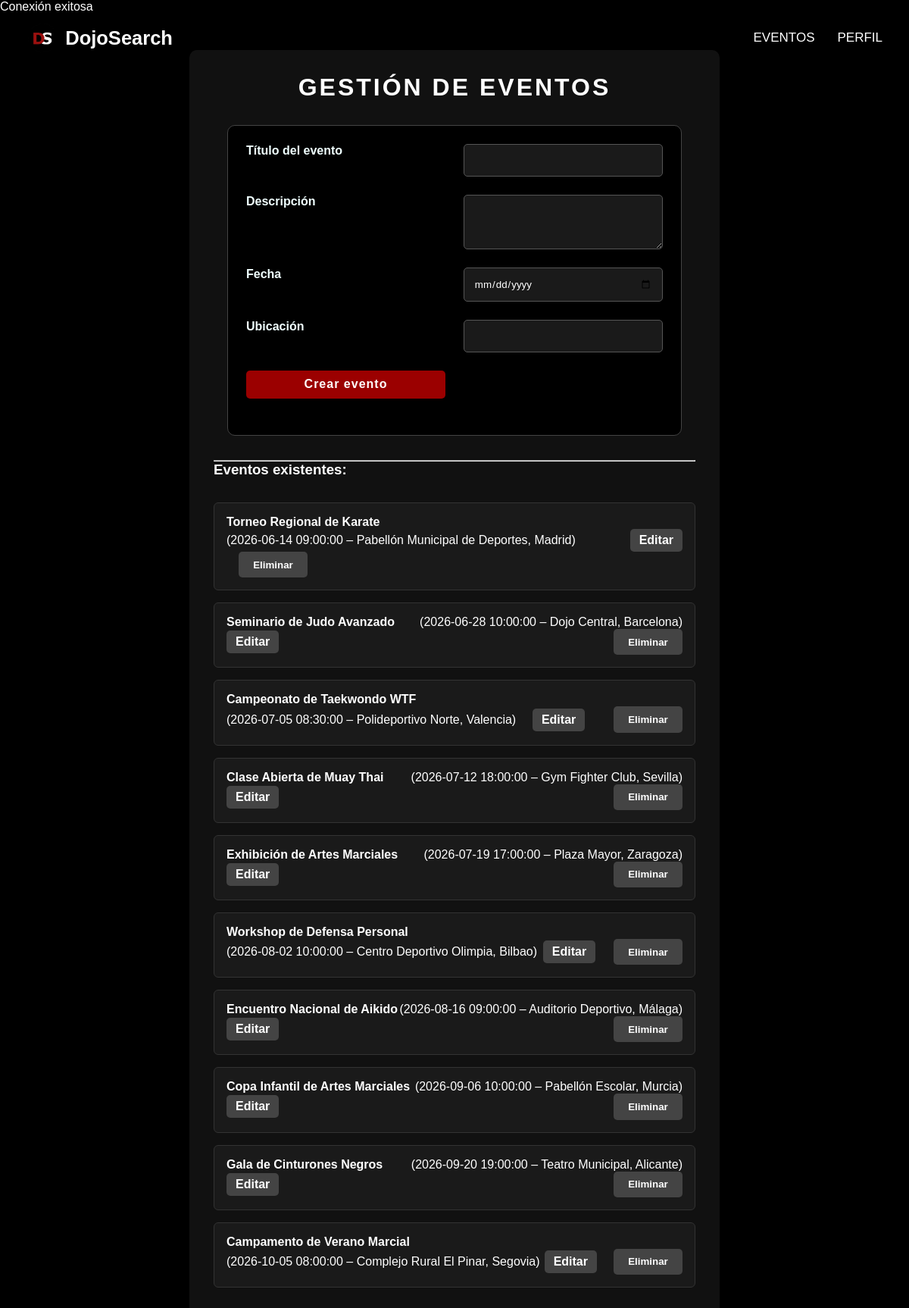
Page /views/php/manageEvents.php (signed in) on the committed database.
### tables this page shows
CREATE TABLE IF NOT EXISTS events (
    id          INT UNSIGNED    NOT NULL AUTO_INCREMENT,
    name        VARCHAR(150)    NOT NULL,
    description TEXT            NULL,
    date        DATETIME        NOT NULL,
    location    VARCHAR(200)    NULL,
    PRIMARY KEY (id)
);

### controllers/EventController.php (called while the page is built, shortened)
<?php
class EventController
{
    private $conn;
    public function __construct($conn)
    {
        $this->conn = $conn;
    }
    public function getAllEvents()
    {
        try {
            $stmt = $this->conn->prepare("SELECT * FROM events ORDER BY date ASC");
            $stmt->execute();
            return $stmt->fetchAll(PDO::FETCH_ASSOC);
        } catch (PDOException $e) {
            return [];
        }
    }
}

### views/php/manageEvents.php (the view, shortened to what this page needs)
<?php
require_once '../../controllers/UserController.php';
require_once '../../controllers/EventController.php';
$controller = new EventController($conn);
$eventos = $controller->getAllEvents();
$eventoEditar = null;
?>
<!DOCTYPE html>
<html lang="es">
<head>
    <link rel="stylesheet" href="../assets/css/style.css">
    <link rel="stylesheet" href="../assets/css/profile.css">
</head>
<body>
    <div class="profile-container">
        <h2 class="section-title">Gestión de Eventos</h2>
  <form action="/../../controllers/EventController.php" method="POST" class="form-evento">
    <div class="form-group">
        <label for="name" style="color: azure;">Título del evento</label>
        <input type="text" id="name" name="name" required value="<?php echo $eventoEditar['name'] ?? ''; ?>">
    </div>
    <div class="form-group">
        <label for="description" style="color: azure;">Descripción</label>
        <textarea id="description" name="description" rows="3" required><?php echo $eventoEditar['description'] ?? ''; ?></textarea>
    </div>
    <div class="form-group">
        <label for="date" style="color: azure;">Fecha</label>
        <input type="date" id="date" name="date" required value="<?php echo $eventoEditar['date'] ?? ''; ?>">
    </div>
    <div class="form-group">
        <label for="location" style="color: azure;">Ubicación</label>
        <input type="text" id="location" name="location" required value="<?php echo $eventoEditar['location'] ?? ''; ?>">
    </div>
    <div class="form-group">
        <button type="submit" class="btn-save">
            <?php echo $eventoEditar ? 'Actualizar evento' : 'Crear evento'; ?>
        </button>
    </div>
</form>
        <hr>
        <h3>Eventos existentes:</h3>
        <?php if (!empty($eventos)): ?>
            <ul class="event-list">
                <?php foreach ($eventos as $event): ?>
    <li>
        <strong><?php echo htmlspecialchars($event['name']); ?></strong>
        (<?php echo $event['date']; ?> – <?php echo $event['location']; ?>)
        <a href="./manageEvents.php?id=<?php echo $event['id']; ?>" class="btn-edit">Editar</a>
        <form action="/../../controllers/EventController.php" method="POST" style="display:inline;">
            <button type="submit" class="btn-delete" onclick="return confirm('¿Seguro que quieres eliminar este evento?');">Eliminar</button>
        </form>
    </li>
<?php endforeach; ?>
            </ul>
        <?php else: ?>
            <p>No hay eventos registrados aún.</p>
        <?php endif; ?>
    </div>
</body>
<div id="navbar">
    <div class="logo-container">
        <a href="../php/index.php" class="logo-link">
            <img src="../assets/images/logoDS.png" alt="Logo" class="logo" />
            <h2>DojoSearch</h2>
        </a>
    </div>
    <nav class="nav-menu">
        <a href="../php/events.php">EVENTOS</a>
        <a href="<?php echo isset($_SESSION['user']) ? ($_SESSION['user']['is_admin'] ? 'userAdmin.php' : 'userUser.php') : 'login.php'; ?>">PERFIL</a>
    </nav>
</div>
</html>

### views/assets/css/style.css (style rules this page uses)
* { margin: 0; padding: 0; box-sizing: border-box; }
body { font-family: Arial, sans-serif; color: #000; background-color: black !important; }
html, body { display: flex; flex-direction: column; }
#navbar { position: fixed; top: 0; width: 100%; display: flex; justify-content: space-between; align-items: center; padding: 15px 20px; z-index: 1000; background-color: transparent; transition: top 0.3s; }
.logo-container { display: flex; align-items: center; text-decoration: none; }
.logo-container img { height: 40px; margin-right: 10px; }
.logo-container h2 { margin: 0; font-size: 1.5em; color: white; }
.logo-container a { text-decoration: none; display: flex; align-items: center; }
.logo-container a::after { display: none; }
#navbar h2 { margin: 0; font-size: 1.5em; color: white; }
.nav-menu { display: flex; align-items: center; }
#navbar a { color: white; text-decoration: none; padding: 15px; font-size: 17px; position: relative; }
#navbar a::after { content: ""; position: absolute; left: 50%; bottom: -1px; width: 0%; height: 3px; background-color: #7e0000; transition: width 0.3s ease, left 0.3s ease; }
.section-title { color: #fff; font-family: 'Bebas Neue', sans-serif; font-size: 3.5rem; line-height: 1.1; margin: 0 auto 2rem; max-width: 800px; text-transform: uppercase; }
.section-title { font-family: 'Bebas Neue', sans-serif; color: #fff; font-size: 3.2rem; letter-spacing: 3px; margin-bottom: 1rem; text-transform: uppercase; }
.form-group { display: grid; grid-template-columns: 1fr 1fr; gap: 1.5rem; margin-bottom: 1.5rem; }
input, textarea { width: 100%; padding: 12px; background: rgba(255, 255, 255, 0.05); border: 1px solid rgba(255, 255, 255, 0.1); color: #fff; border-radius: 8px; font-family: inherit; transition: all 0.3s ease; }
textarea { resize: vertical; }
.form-evento { max-width: 600px; margin: 2rem auto; padding: 1.5rem; background-color: #000; color: white; border: 1px solid #444; border-radius: 10px; }
.form-group { margin-bottom: 1.5rem; }
.form-group label { display: block; margin-bottom: 0.5rem; color: white; font-weight: bold; }
.form-group input, .form-group textarea { width: 100%; padding: 10px; background-color: #1a1a1a; border: 1px solid #555; color: white; border-radius: 5px; }
.form-group input::placeholder, .form-group textarea::placeholder { color: #ccc; }
.btn-save { background-color: #9b0000; color: white; padding: 0.7rem 1.5rem; border: none; border-radius: 5px; cursor: pointer; font-weight: bold; }

### views/assets/css/profile.css (style rules this page uses)
.profile-container { max-width: 1200px; width: 100%; margin: 0 auto; padding: 0 20px; }
.form-group { margin-bottom: 1.5rem; }
.btn-cancel, .btn-save { padding: 0.5rem 1.5rem; border-radius: 5px; font-family: 'Bebas Neue', sans-serif; font-size: 1rem; letter-spacing: 1px; cursor: pointer; transition: all 0.3s ease; }
.btn-save { background: #7e0000; color: #fff; border: none; }
body { background-color: #000; color: white; font-family: 'Montserrat', sans-serif; }
.profile-container { max-width: 700px; margin: 3rem auto; padding: 2rem; background-color: #111; border-radius: 10px; }
.section-title { text-align: center; font-size: 2rem; color: white; margin-bottom: 2rem; }
.form-evento .form-group { margin-bottom: 1.5rem; }
.form-evento label { display: block; margin-bottom: 0.5rem; color: white; font-weight: 600; }
.form-evento input, .form-evento textarea { width: 100%; padding: 0.8rem; background-color: #1a1a1a; border: 1px solid #555; border-radius: 5px; color: white; }
.form-evento input::placeholder, .form-evento textarea::placeholder { color: #aaa; }
.btn-save, .btn-delete { padding: 0.6rem 1.2rem; border: none; border-radius: 5px; font-weight: bold; cursor: pointer; }
.btn-save { background-color: #9b0000; color: white; }
.btn-delete { background-color: #444; color: white; margin-left: 1rem; }
.event-list { list-style: none; padding-left: 0; margin-top: 2rem; }
.event-list li { background-color: #1a1a1a; border: 1px solid #333; padding: 1rem; margin-bottom: 1rem; border-radius: 6px; color: white; display: flex; justify-content: space-between; align-items: center; flex-wrap: wrap; }
.btn-edit { background-color: #444; color: #fff; padding: 6px 12px; border-radius: 5px; border: none; text-decoration: none; font-weight: bold; transition: background 0.3s ease; }

### rows in the picture
events: name "Torneo Regional de Karate", date "2026-06-14 09:00:00", location "Pabellón Municipal de Deportes, Madrid"
events: name "Seminario de Judo Avanzado", date "2026-06-28 10:00:00", location "Dojo Central, Barcelona"
events: name "Campeonato de Taekwondo WTF", date "2026-07-05 08:30:00", location "Polideportivo Norte, Valencia"
events: name "Clase Abierta de Muay Thai", date "2026-07-12 18:00:00", location "Gym Fighter Club, Sevilla"
events: name "Exhibición de Artes Marciales", date "2026-07-19 17:00:00", location "Plaza Mayor, Zaragoza"
events: name "Workshop de Defensa Personal", date "2026-08-02 10:00:00", location "Centro Deportivo Olimpia, Bilbao"
events: name "Encuentro Nacional de Aikido", date "2026-08-16 09:00:00", location "Auditorio Deportivo, Málaga"
events: name "Copa Infantil de Artes Marciales", date "2026-09-06 10:00:00", location "Pabellón Escolar, Murcia"
events: name "Gala de Cinturones Negros", date "2026-09-20 19:00:00", location "Teatro Municipal, Alicante"
events: name "Campamento de Verano Marcial", date "2026-10-05 08:00:00", location "Complejo Rural El Pinar, Segovia"
